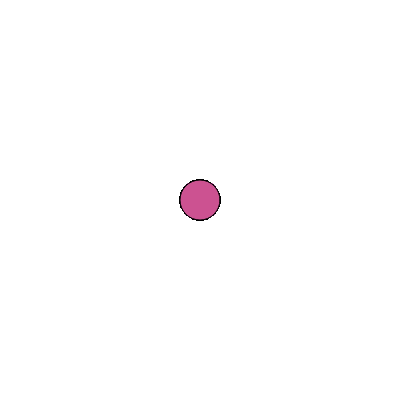
Frame 1 (no input)
Frame 60 (no input): identical to frame 1, image omitted
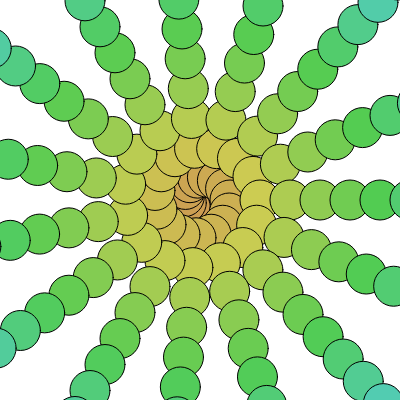
Frame 120 (the mouse pressed at the canvas centre since frame 60)

The p5.js sketch that drew these frames (run headless with seeded random() and noise() and a simulated clock; from frame 60 on, the mouse is pressed at the canvas centre):

// p5.js sketch
// ── sketch.js


function setup() {
  createCanvas(400, 400);
  colorMode(HSB);
}


function draw() {
  background(200);

  var redColor = 255;

  var myVar = 0;
  var numOfLoop = 300;
  var circleSize = 40;
  for (var i = 0; i < numOfLoop; i++) {
    var theta = i * ((Math.PI * 2) / numOfLoop) * (mouseY * 0.1)
    var radius = 0.01 * i * mouseX;

    var xPos = Math.cos(theta) * radius + width/2;
    var yPos = Math.sin(theta) * radius + height/2;

    fill(30 + i * 1, 60, 80)
    ellipse(xPos, yPos, circleSize, circleSize);
  }
}
